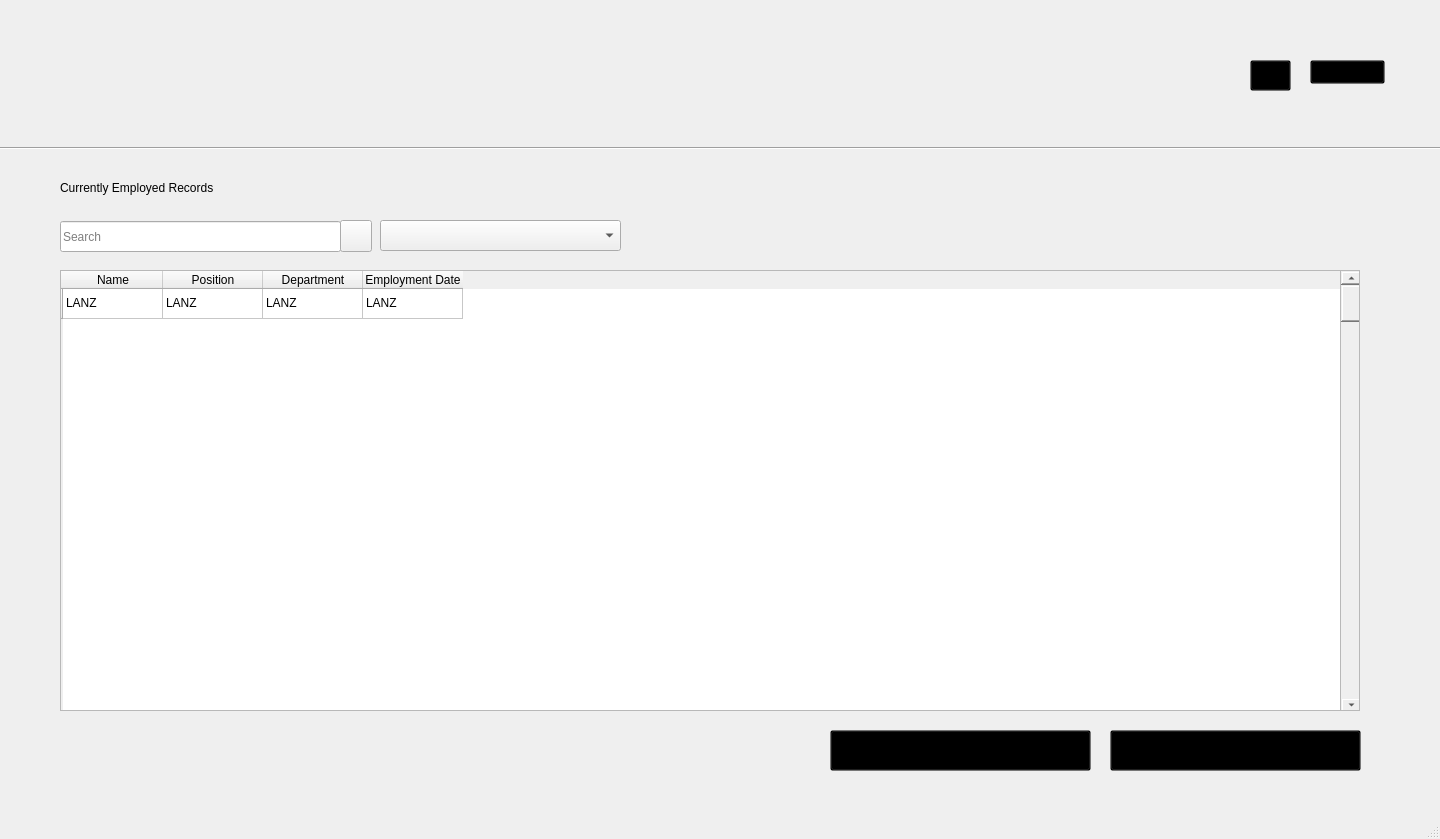
<?xml version="1.0" encoding="UTF-8"?>
<ui version="4.0">
 <class>MainWindow</class>
 <widget class="QMainWindow" name="MainWindow">
  <property name="geometry">
   <rect>
    <x>0</x>
    <y>0</y>
    <width>1440</width>
    <height>839</height>
   </rect>
  </property>
  <property name="windowTitle">
   <string>Dashboard</string>
  </property>
  <widget class="QWidget" name="centralwidget">
   <widget class="QLabel" name="label">
    <property name="geometry">
     <rect>
      <x>30</x>
      <y>30</y>
      <width>91</width>
      <height>81</height>
     </rect>
    </property>
    <property name="styleSheet">
     <string notr="true">background-color: rgba(0, 0, 0, 0);</string>
    </property>
    <property name="text">
     <string/>
    </property>
    <property name="pixmap">
     <pixmap resource="images/resources.qrc">:/images/logo_silliman.png</pixmap>
    </property>
    <property name="scaledContents">
     <bool>true</bool>
    </property>
   </widget>
   <widget class="QLabel" name="label_3">
    <property name="geometry">
     <rect>
      <x>150</x>
      <y>30</y>
      <width>161</width>
      <height>41</height>
     </rect>
    </property>
    <property name="styleSheet">
     <string notr="true">background-color: rgba(0, 0, 0, 0);</string>
    </property>
    <property name="text">
     <string/>
    </property>
    <property name="pixmap">
     <pixmap resource="images/resources.qrc">:/images/title2_header1.png</pixmap>
    </property>
    <property name="scaledContents">
     <bool>false</bool>
    </property>
   </widget>
   <widget class="Line" name="line">
    <property name="geometry">
     <rect>
      <x>-10</x>
      <y>140</y>
      <width>1461</width>
      <height>16</height>
     </rect>
    </property>
    <property name="orientation">
     <enum>Qt::Horizontal</enum>
    </property>
   </widget>
   <widget class="QLabel" name="label_2">
    <property name="geometry">
     <rect>
      <x>0</x>
      <y>-10</y>
      <width>1451</width>
      <height>161</height>
     </rect>
    </property>
    <property name="text">
     <string/>
    </property>
    <property name="pixmap">
     <pixmap resource="images/resources.qrc">:/images/background2_header.png</pixmap>
    </property>
    <property name="scaledContents">
     <bool>true</bool>
    </property>
   </widget>
   <widget class="QLabel" name="label_4">
    <property name="geometry">
     <rect>
      <x>150</x>
      <y>90</y>
      <width>271</width>
      <height>16</height>
     </rect>
    </property>
    <property name="text">
     <string/>
    </property>
    <property name="pixmap">
     <pixmap resource="images/resources.qrc">:/images/title2_header2.png</pixmap>
    </property>
   </widget>
   <widget class="QPushButton" name="pushButton">
    <property name="geometry">
     <rect>
      <x>1250</x>
      <y>60</y>
      <width>41</width>
      <height>31</height>
     </rect>
    </property>
    <property name="styleSheet">
     <string notr="true">background-color: rgba(0, 0, 0, 0);</string>
    </property>
    <property name="text">
     <string/>
    </property>
    <property name="icon">
     <iconset resource="images/resources.qrc">
      <normaloff>:/images/button_home.png</normaloff>:/images/button_home.png</iconset>
    </property>
    <property name="iconSize">
     <size>
      <width>256</width>
      <height>256</height>
     </size>
    </property>
   </widget>
   <widget class="QPushButton" name="pushButton_2">
    <property name="geometry">
     <rect>
      <x>1310</x>
      <y>60</y>
      <width>75</width>
      <height>24</height>
     </rect>
    </property>
    <property name="styleSheet">
     <string notr="true">background-color: rgba(0, 0, 0, 0);</string>
    </property>
    <property name="text">
     <string/>
    </property>
    <property name="icon">
     <iconset resource="images/resources.qrc">
      <normaloff>:/images/button_logout.png</normaloff>:/images/button_logout.png</iconset>
    </property>
    <property name="iconSize">
     <size>
      <width>500</width>
      <height>500</height>
     </size>
    </property>
   </widget>
   <widget class="QPushButton" name="pushButton_3">
    <property name="geometry">
     <rect>
      <x>1110</x>
      <y>730</y>
      <width>251</width>
      <height>41</height>
     </rect>
    </property>
    <property name="styleSheet">
     <string notr="true">background-color: rgba(0, 0, 0, 0);</string>
    </property>
    <property name="text">
     <string/>
    </property>
    <property name="icon">
     <iconset resource="images/resources.qrc">
      <normaloff>:/images/button_archived-records.png</normaloff>:/images/button_archived-records.png</iconset>
    </property>
    <property name="iconSize">
     <size>
      <width>500</width>
      <height>500</height>
     </size>
    </property>
   </widget>
   <widget class="QPushButton" name="pushButton_4">
    <property name="geometry">
     <rect>
      <x>830</x>
      <y>730</y>
      <width>261</width>
      <height>41</height>
     </rect>
    </property>
    <property name="styleSheet">
     <string notr="true">background-color: rgba(0, 0, 0, 0);</string>
    </property>
    <property name="text">
     <string/>
    </property>
    <property name="icon">
     <iconset resource="images/resources.qrc">
      <normaloff>:/images/button_add-new-record.png</normaloff>:/images/button_add-new-record.png</iconset>
    </property>
    <property name="iconSize">
     <size>
      <width>500</width>
      <height>500</height>
     </size>
    </property>
   </widget>
   <widget class="QLabel" name="label_5">
    <property name="geometry">
     <rect>
      <x>60</x>
      <y>180</y>
      <width>261</width>
      <height>16</height>
     </rect>
    </property>
    <property name="styleSheet">
     <string notr="true">background-color: rgba(0, 0, 0, 0);</string>
    </property>
    <property name="text">
     <string>Currently Employed Records</string>
    </property>
    <property name="pixmap">
     <pixmap resource="images/resources.qrc">:/images/title2_header3.png</pixmap>
    </property>
   </widget>
   <widget class="QWidget" name="widget" native="true">
    <property name="geometry">
     <rect>
      <x>60</x>
      <y>270</y>
      <width>1301</width>
      <height>441</height>
     </rect>
    </property>
    <widget class="QTableWidget" name="tableWidget">
     <property name="geometry">
      <rect>
       <x>0</x>
       <y>0</y>
       <width>1281</width>
       <height>441</height>
      </rect>
     </property>
     <row>
      <property name="text">
       <string/>
      </property>
     </row>
     <column>
      <property name="text">
       <string>Name</string>
      </property>
     </column>
     <column>
      <property name="text">
       <string>Position</string>
      </property>
     </column>
     <column>
      <property name="text">
       <string>Department</string>
      </property>
     </column>
     <column>
      <property name="text">
       <string>Employment Date</string>
      </property>
     </column>
     <item row="0" column="0">
      <property name="text">
       <string>LANZ</string>
      </property>
     </item>
     <item row="0" column="1">
      <property name="text">
       <string>LANZ</string>
      </property>
     </item>
     <item row="0" column="2">
      <property name="text">
       <string>LANZ</string>
      </property>
     </item>
     <item row="0" column="3">
      <property name="text">
       <string>LANZ</string>
      </property>
     </item>
    </widget>
    <widget class="QScrollArea" name="scrollArea">
     <property name="geometry">
      <rect>
       <x>1280</x>
       <y>0</y>
       <width>20</width>
       <height>441</height>
      </rect>
     </property>
     <property name="widgetResizable">
      <bool>true</bool>
     </property>
     <widget class="QWidget" name="scrollAreaWidgetContents">
      <property name="geometry">
       <rect>
        <x>0</x>
        <y>0</y>
        <width>18</width>
        <height>439</height>
       </rect>
      </property>
      <widget class="QScrollBar" name="verticalScrollBar">
       <property name="geometry">
        <rect>
         <x>0</x>
         <y>0</y>
         <width>21</width>
         <height>441</height>
        </rect>
       </property>
       <property name="styleSheet">
        <string notr="true">background-color: rgba(0, 0, 0, 0);</string>
       </property>
       <property name="orientation">
        <enum>Qt::Vertical</enum>
       </property>
      </widget>
     </widget>
    </widget>
   </widget>
   <widget class="QLineEdit" name="lineEdit">
    <property name="geometry">
     <rect>
      <x>60</x>
      <y>221</y>
      <width>281</width>
      <height>31</height>
     </rect>
    </property>
    <property name="placeholderText">
     <string>Search</string>
    </property>
   </widget>
   <widget class="QPushButton" name="pushButton_5">
    <property name="geometry">
     <rect>
      <x>340</x>
      <y>220</y>
      <width>32</width>
      <height>32</height>
     </rect>
    </property>
    <property name="text">
     <string/>
    </property>
    <property name="icon">
     <iconset resource="images/resources.qrc">
      <normaloff>:/images/search-icon.png</normaloff>:/images/search-icon.png</iconset>
    </property>
   </widget>
   <widget class="QComboBox" name="comboBox">
    <property name="geometry">
     <rect>
      <x>380</x>
      <y>220</y>
      <width>241</width>
      <height>31</height>
     </rect>
    </property>
    <property name="placeholderText">
     <string>Choose a filter...</string>
    </property>
   </widget>
   <zorder>label_2</zorder>
   <zorder>label</zorder>
   <zorder>label_3</zorder>
   <zorder>line</zorder>
   <zorder>label_4</zorder>
   <zorder>pushButton</zorder>
   <zorder>pushButton_2</zorder>
   <zorder>pushButton_3</zorder>
   <zorder>pushButton_4</zorder>
   <zorder>label_5</zorder>
   <zorder>widget</zorder>
   <zorder>lineEdit</zorder>
   <zorder>pushButton_5</zorder>
   <zorder>comboBox</zorder>
  </widget>
  <widget class="QStatusBar" name="statusbar"/>
 </widget>
 <resources>
  <include location="images/resources.qrc"/>
 </resources>
 <connections/>
</ui>
